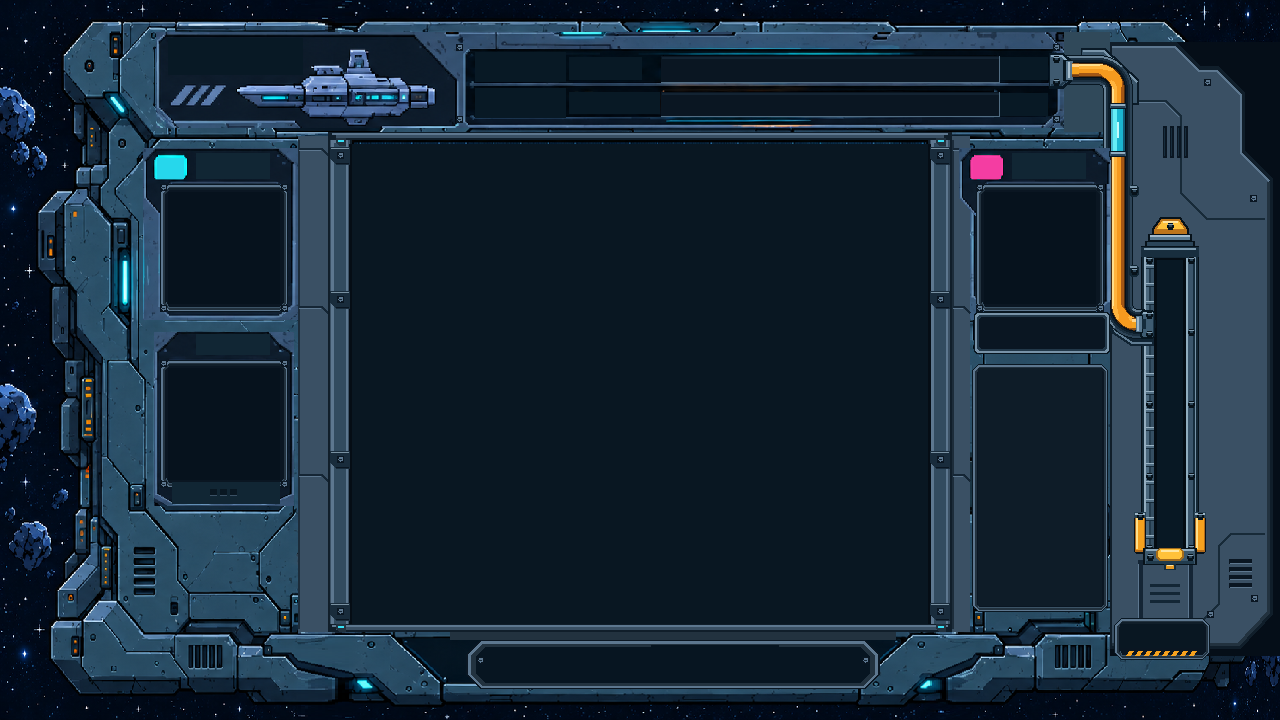
#> input picture assets/reference_ui/duo_campaign_material.png, 1280 x 720 px; its folder holds 4 pictures in this run
$ python analyze_new_ui_assets.py
#> lines starting #> are read from the running program, lines starting #| are printed output that depends on the picture
"""A1 lossless asset audit and reproducible standalone texture-ROM inputs.

Writes analysis/prototype data under temporary unless --output is given.
Does not replace frozen references, gameplay HDL, the project or the bitstream.
"""
from pathlib import Path
from collections import Counter
import argparse,hashlib,json,math,re,zlib
from PIL import Image,ImageDraw

ROOT=Path(__file__).resolve().parents[1]
NAMES=['duo_campaign','solo_campaign','solo_endless','duo_endless','terminal']
PROTECTED=[(156,32,1064,128),(143,148,298,320),(154,332,294,506),
 (959,148,1114,354),(1124,214,1214,570),(1049,48,1155,339),
 (972,364,1108,612),(1114,618,1210,660),(466,640,880,689),
 (328,132,352,632),(928,132,952,632),(328,132,952,144),(328,624,952,632)]

def sha(path):return hashlib.sha256(path.read_bytes()).hexdigest()
def words(path,values,bits):
    path.write_text(''.join(f'{v:0{(bits+3)//4}x}\n' for v in values),encoding='ascii')
def pow2(n):return 1<<max(1,(n-1).bit_length())

# [60 lines left out: functions tile_cost, encode_texture, not called in this run]

def main():
    parser=argparse.ArgumentParser();parser.add_argument('--output',type=Path,default=ROOT/'temporary/new_ui_a1')
    parser.add_argument('--input-materials',type=Path,default=ROOT/'assets/reference_ui')
    args=parser.parse_args();source=args.input_materials.resolve();out=args.output.resolve();out.mkdir(parents=True,exist_ok=True)
    images=[Image.open(source/f'{n}_material.png').convert('RGB') for n in NAMES]
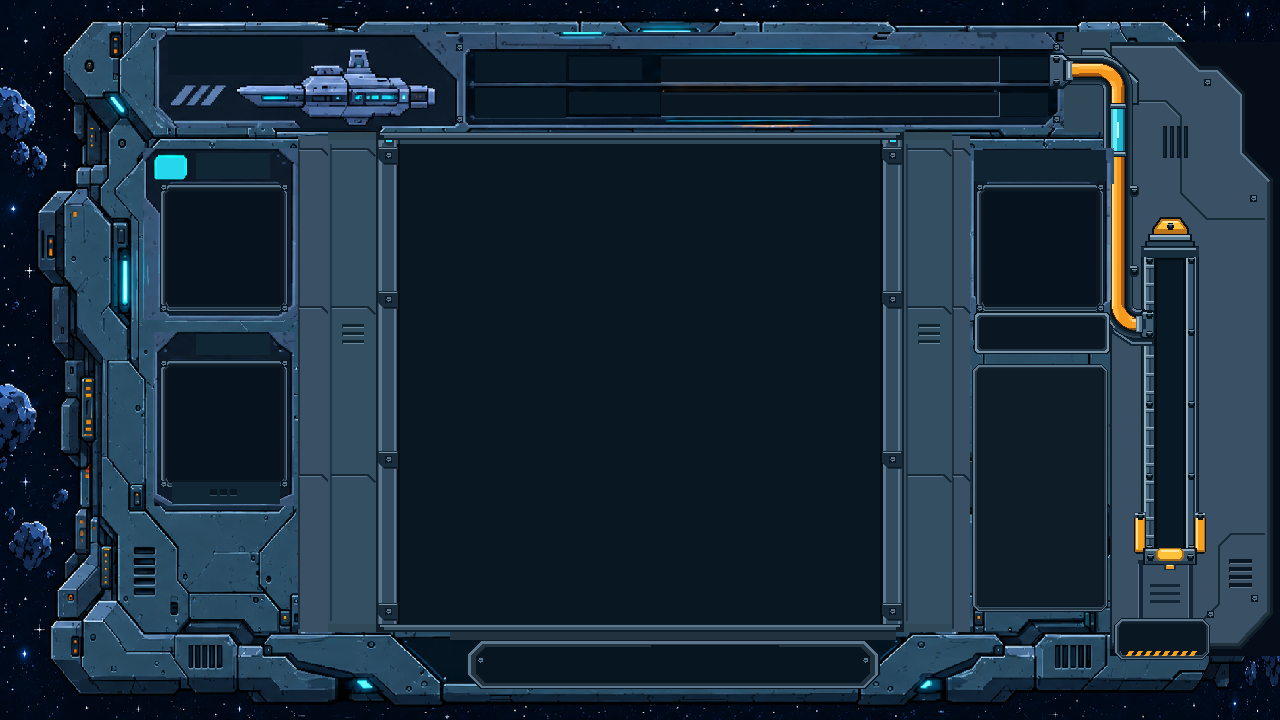
#> input picture assets/reference_ui/solo_campaign_material.png, 1280 x 720 px
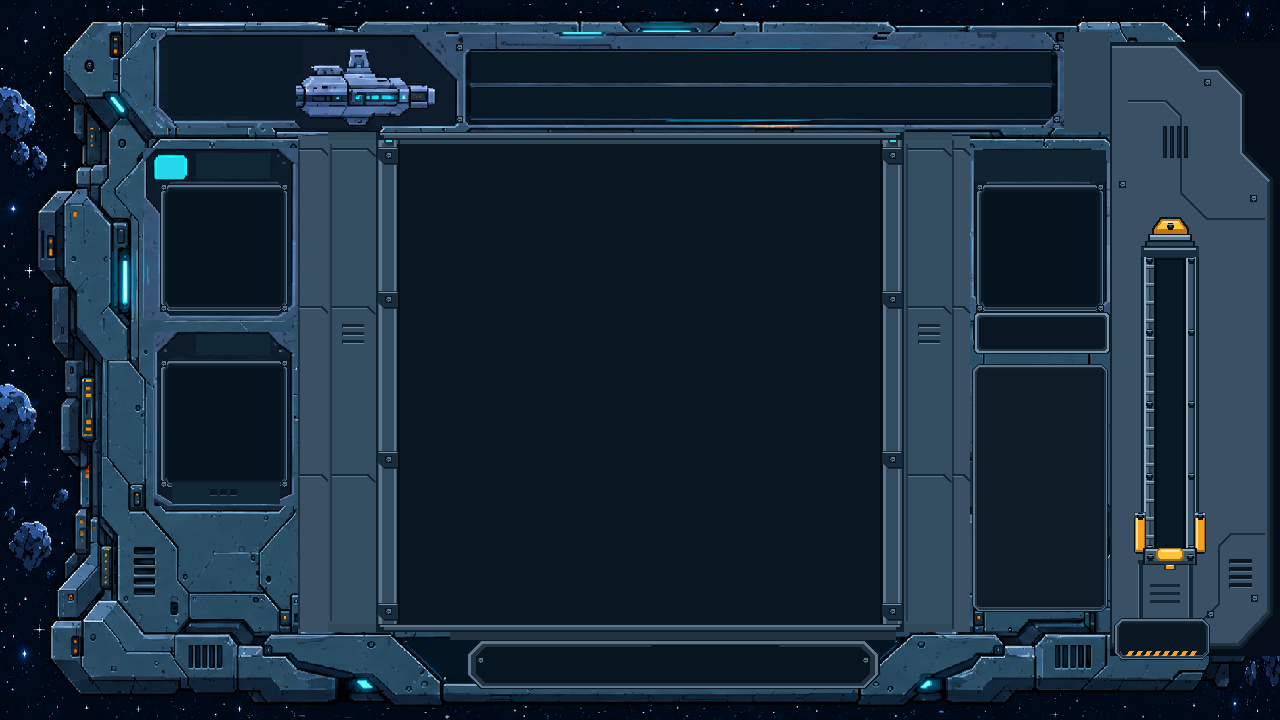
#> input picture assets/reference_ui/solo_endless_material.png, 1280 x 720 px
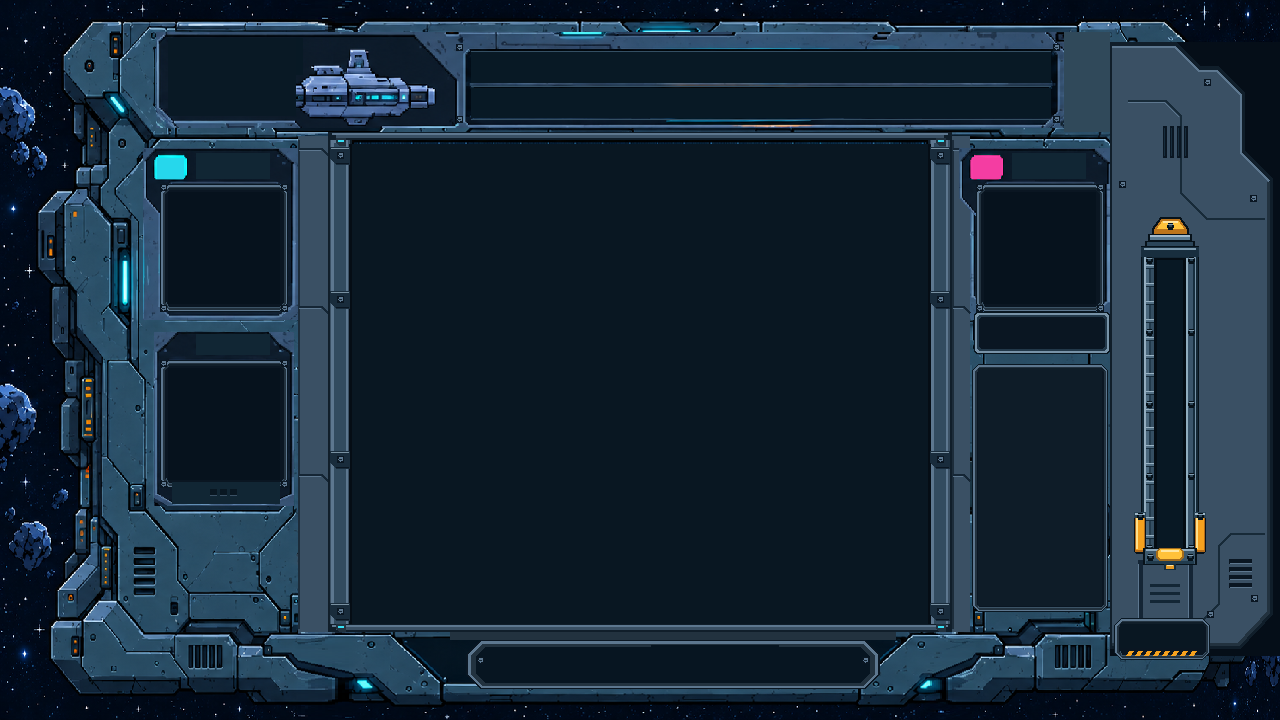
#> input picture assets/reference_ui/duo_endless_material.png, 1280 x 720 px
    summary={'date':'2026-10-28','scope':'A1 asset/transport audit and standalone lossless texture prototype; not an integrated UI build',
      'source_sha256':{str((source/f'{n}_material.png').relative_to(ROOT)):sha(source/f'{n}_material.png') for n in NAMES},
      'scene_statistics':[],'lossless_schemes':[],'protected_probe':{'rectangles':PROTECTED,'note':'capacity probe only, not an approved cut UI or proof of optimal compression'}}
    for name,im in zip(NAMES,images):
        colors=Counter(im.getdata());data=list(im.getdata())
        runs=sum(x==0 or data[y*1280+x]!=data[y*1280+x-1] for y in range(720) for x in range(1280))
        summary['scene_statistics'].append({'name':name,'colors':len(colors),'row_runs':runs,
          'deflate_rgb_bytes':len(zlib.compress(im.tobytes(),9)),
          'note':'software DEFLATE is a comparison, not a hardware memory/throughput claim'})
    for n in [4,8,16,32]:summary['lossless_schemes'].append(tile_cost(images,n))
    probe=[]
    for im in images:
        c=Image.new('RGB',im.size,'#091722')
        for r in PROTECTED:c.paste(im.crop(r),(r[0],r[1]))
        probe.append(c)
    summary['protected_probe']['cost']=tile_cost(probe,8)
    # Exercise the same generic ROM with noisy source texture and clean mechanical art.
    summary['prototypes']=[encode_texture(images[0].crop(r),out/name,name,[r[0],r[1]])
      for name,r in [('next',(143,148,298,320)),('core',(1124,214,1214,570))]]
    paltext=(ROOT/'Tetris.srcs/sources_1/new/story_palette.vh').read_bytes().decode('gbk')
    palette={int(i):int(v,16) for i,v in re.findall(r"6'd(\d+):\s*story_palette=24'h([0-9a-fA-F]{6})",paltext)}
    transport=(ROOT/'Tetris.srcs/sources_1/new/rgb_to_palette.v').read_bytes().decode('gbk')
    rom=[0]*256
    for h,c in re.findall(r"rom\[8'h([0-9a-fA-F]+)\]\s*=\s*6'd(\d+)",transport):rom[int(h,16)]=int(c)
    bits=[22,21,20,19,17,9,2,0]
    pcstats=[]
    for name,im in zip(NAMES,images):
        cache={};mismatches=0
        for rgb,n in Counter(im.getdata()).items():
            v=rgb[0]*65536+rgb[1]*256+rgb[2]
            index=sum(((v>>b)&1)<<(7-i) for i,b in enumerate(bits))
            mapped=palette[rom[index]]
            if mapped!=v:mismatches+=n
        pcstats.append({'name':name,'pixels':1280*720,'rgb_mismatches':mismatches,
          'exact_ratio':(1280*720-mismatches)/(1280*720)})
    summary['transport_audit']={'protocol_palette_size':56,'code_bits':6,
      'mapper':'current generated bit projection; collision-free only for original palette',
      'source_files':{'rgb_to_palette.v':sha(ROOT/'Tetris.srcs/sources_1/new/rgb_to_palette.v'),
        'net_screen_tx.v':sha(ROOT/'Tetris.srcs/sources_1/new/net_screen_tx.v')},
      'rgb_comparison':pcstats,'protocol_changed':False}
    (out/'analysis.json').write_text(json.dumps(summary,ensure_ascii=False,indent=2)+'\n','utf-8')
    print('A1_ASSET_AUDIT_READY')
    for p in summary['prototypes']:print('PROTOTYPE',p['name'],p['unique_tiles'],p['unique_colors'],p['allocated_rom_bits'])
    for item in pcstats:print('CURRENT_PC_RGB_MISMATCHES',item['name'],item['rgb_mismatches'])

#> (the run stopped early here; a loop or call above may not have finished)
